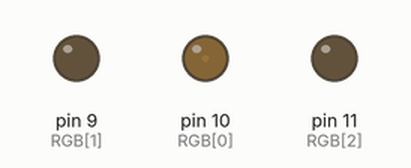
Simulated run of this sketch. Board: Arduino Uno, built with avr-gcc and run on an emulated ATmega328P. Parts: output pins drawn as LEDs (lit = HIGH).

Above: at 0.15 s.
At 2.55 s:
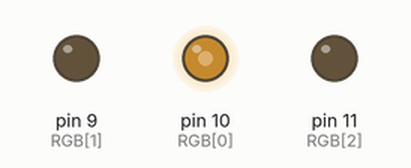
At 4.95 s:
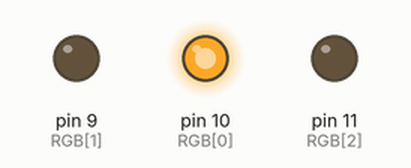
At 11.63 s:
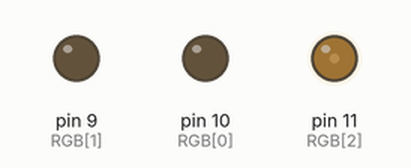
At 23.1 s:
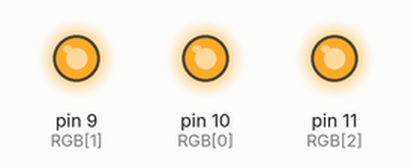
At 39.63 s:
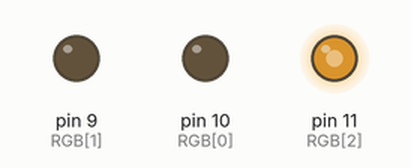
Timing chart, 0 to 40.0 s (numbered marks = the images above):
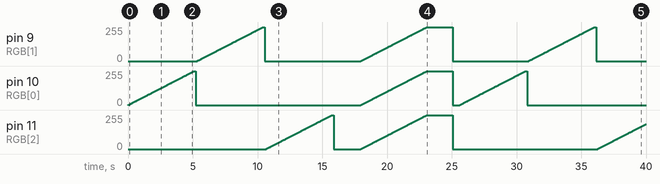

The sketch:

LEDStrip_5050_Aura-Test.ino
```cpp
const int RGB[3] = {10, 9, 11};
long randPWM;

void setup() {
  // put your setup code here, to run once:
  for (int i = 0; i < 3; i++) {

    pinMode(RGB[i], OUTPUT);
  }

  for (int i = 0; i < 3; i++) {

    analogWrite(RGB[i], 0);
  }
}

void loop() {
  // put your main code here, to run repeatedly:

  for (int i = 0; i < 3; i++) {

    for (int j = 0; j < 256; j++) {
      analogWrite(RGB[i], j);
      delay(20);
    }

    delay(100);

    analogWrite(RGB[i], 0);

    delay(100);
  }

  //  randPWM = random(0, 2);
  //  analogWrite(RGB[randPWM], 127);
  //
  //  randPWM = random(0, 2);
  //  analogWrite(RGB[randPWM], 127);
  //
  //  randPWM = random(0, 2);
  //  analogWrite(RGB[randPWM], 127);

  delay(2000);


  for (int j = 0; j < 256; j++) {
    analogWrite(RGB[0], j);
    analogWrite(RGB[1], j);
    analogWrite(RGB[2], j);
    delay(20);
  }

  delay(2000);

  for (int i = 0; i < 3; i++) {

    analogWrite(RGB[i], 0);
  }

  delay(500);

}
```

Measured:
- by itself, pin 11 (RGB[2]): ramps from 0/255 to 255/255 and jumps back, once every 9.2 s
